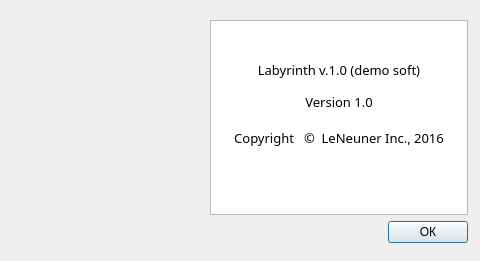
<?xml version="1.0" encoding="UTF-8"?>
<ui version="4.0">
 <class>AboutWindow</class>
 <widget class="QDialog" name="AboutWindow">
  <property name="geometry">
   <rect>
    <x>0</x>
    <y>0</y>
    <width>480</width>
    <height>261</height>
   </rect>
  </property>
  <property name="sizePolicy">
   <sizepolicy hsizetype="Preferred" vsizetype="Preferred">
    <horstretch>0</horstretch>
    <verstretch>0</verstretch>
   </sizepolicy>
  </property>
  <property name="windowTitle">
   <string>О программе...</string>
  </property>
  <widget class="QLabel" name="label">
   <property name="geometry">
    <rect>
     <x>30</x>
     <y>30</y>
     <width>101</width>
     <height>91</height>
    </rect>
   </property>
   <property name="text">
    <string/>
   </property>
   <property name="pixmap">
    <pixmap resource="../GraphicsModule/labyresources.qrc">:/resources/images/wall_pillar.png</pixmap>
   </property>
   <property name="scaledContents">
    <bool>true</bool>
   </property>
  </widget>
  <widget class="QWidget" name="layoutWidget">
   <property name="geometry">
    <rect>
     <x>210</x>
     <y>20</y>
     <width>258</width>
     <height>223</height>
    </rect>
   </property>
   <layout class="QVBoxLayout" name="verticalLayout">
    <item>
     <widget class="QTextBrowser" name="textBrowser">
      <property name="font">
       <font>
        <family>Corbel</family>
       </font>
      </property>
      <property name="html">
       <string>&lt;!DOCTYPE HTML PUBLIC &quot;-//W3C//DTD HTML 4.0//EN&quot; &quot;http://www.w3.org/TR/REC-html40/strict.dtd&quot;&gt;
&lt;html&gt;&lt;head&gt;&lt;meta name=&quot;qrichtext&quot; content=&quot;1&quot; /&gt;&lt;style type=&quot;text/css&quot;&gt;
p, li { white-space: pre-wrap; }
&lt;/style&gt;&lt;/head&gt;&lt;body style=&quot; font-family:'Corbel'; font-size:7.8pt; font-weight:400; font-style:normal;&quot;&gt;
&lt;p align=&quot;center&quot; style=&quot; margin-top:0px; margin-bottom:0px; margin-left:0px; margin-right:0px; -qt-block-indent:0; text-indent:0px;&quot;&gt;&lt;span style=&quot; font-family:'MS Shell Dlg 2'; font-size:10pt;&quot;&gt;&lt;br /&gt;&lt;br /&gt;Labyrinth v.1.0 (demo soft)&lt;br /&gt;&lt;/span&gt;&lt;/p&gt;
&lt;p align=&quot;center&quot; style=&quot; margin-top:0px; margin-bottom:0px; margin-left:0px; margin-right:0px; -qt-block-indent:0; text-indent:0px;&quot;&gt;&lt;span style=&quot; font-family:'MS Shell Dlg 2'; font-size:10pt;&quot;&gt;Version 1.0&lt;br /&gt;&lt;br /&gt;Copyright   ©  LeNeuner Inc., 2016&lt;/span&gt;&lt;/p&gt;&lt;/body&gt;&lt;/html&gt;</string>
      </property>
     </widget>
    </item>
    <item>
     <layout class="QHBoxLayout" name="horizontalLayout">
      <item>
       <spacer name="horizontalSpacer">
        <property name="orientation">
         <enum>Qt::Horizontal</enum>
        </property>
        <property name="sizeHint" stdset="0">
         <size>
          <width>40</width>
          <height>20</height>
         </size>
        </property>
       </spacer>
      </item>
      <item>
       <widget class="QPushButton" name="bOK">
        <property name="text">
         <string>ОК</string>
        </property>
       </widget>
      </item>
     </layout>
    </item>
   </layout>
  </widget>
 </widget>
 <resources>
  <include location="../GraphicsModule/labyresources.qrc"/>
 </resources>
 <connections/>
</ui>
